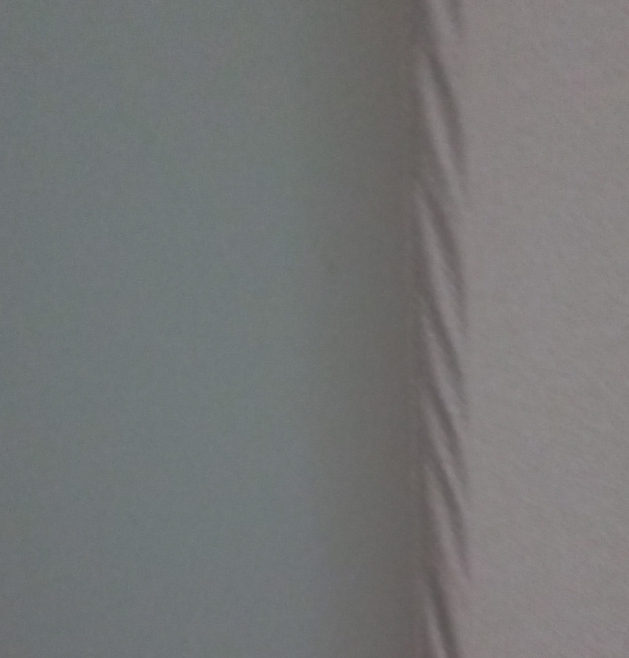
#> input picture proj1/open/train/가구수정/0.png, 629 x 658 px; its folder holds only this picture in this run; the run also reads 1 picture not shown here
$ jupyter execute --allow-errors cnn_imgConvert.ipynb
#> lines starting #> are read from the running program, lines starting #| are printed output that depends on the picture; after the words box and inside, x2 and y2 are one past the last pixel; in counts of white or black regions, pixels touching at a corner belong together
[cell 1]
import os
import cv2 as cv
import numpy as np
import pandas as pd
import matplotlib.pyplot as plt
import seaborn as sns
import plotly.express as px
import warnings
warnings.filterwarnings('ignore')

from sklearn.metrics import confusion_matrix
from sklearn.model_selection import train_test_split

from tensorflow.keras.models import Sequential , load_model
from tensorflow.keras.layers import Dense, Conv2D, MaxPooling2D, Flatten, Dropout
from tensorflow.keras.callbacks import ModelCheckpoint, EarlyStopping
from keras.preprocessing.image import ImageDataGenerator
from tensorflow.keras.utils import to_categorical
from keras.applications import ResNet50 , ResNet101, ResNet152

[cell 2]
# 한글 깨짐 방지
# plt.rc('font', family='AppleGothic')
# plt.rcParams['axes.unicode_minus'] = False
import matplotlib
from matplotlib import font_manager, rc
import platform
if platform.system()=="Windows":
    font_name=font_manager.FontProperties(fname="c:/Windows/Fonts/malgun.ttf").get_name()
    rc('font', family=font_name)
matplotlib.rcParams['axes.unicode_minus']=False

[cell 3]
###################################################### 실행 안함. 자동완성용

from keras.models import Sequential, load_model
from keras.layers import Dense, Conv2D, MaxPooling2D, Flatten, Dropout
from keras.callbacks import ModelCheckpoint, EarlyStopping
from keras.utils import to_categorical
######################################################

[cell 4]
folder_list = os.listdir('/Users/goflv/workspace/ai_service/ai/team_project/dobae_git/wallpaperDefect/proj1/open/train')
# folder_list.remove('.DS_Store')

data = []
pic_count = []

for folder_name in folder_list:
    folder_path = '/Users/goflv/workspace/ai_service/ai/team_project/dobae_git/wallpaperDefect/proj1/open/train/' + folder_name

    image_list = os.listdir(folder_path)
    list_len = len(image_list)
    pic_count.append(list_len)

    for image_name in image_list:
        image_path = folder_path +'/' + image_name
        img_array = np.fromfile(image_path, np.uint8)
        img = cv.imdecode(img_array, cv.IMREAD_COLOR)
#> img is the input picture: shape (658, 629, 3); mean B, G, R 118.2, 118.3, 117.1
        resize = cv.resize(img, (400,400), interpolation=cv.INTER_CUBIC)
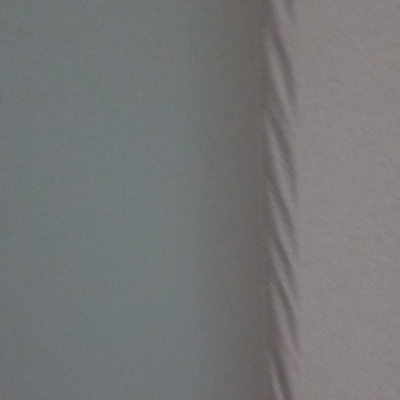
#> resize: shape (400, 400, 3); mean B, G, R 118.2, 118.3, 117.1
        blur = cv.bilateralFilter(resize, 10,75,75)
        gray = cv.cvtColor(blur, cv.COLOR_BGR2GRAY)
        threshold, thresh = cv.threshold(gray,150, 255, cv.THRESH_BINARY)
#> thresh: shape (400, 400); every value is 0
        data.append(gray)
#> pass 2 of the loop `for folder_name in folder_list:`:
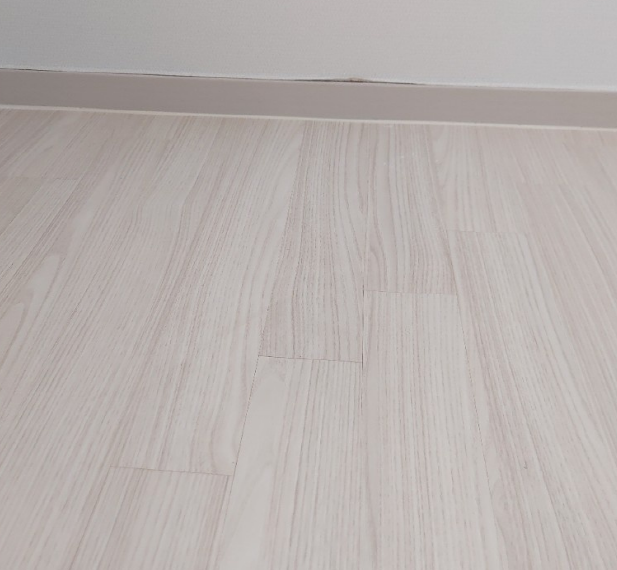
#> input picture proj1/open/train/걸레받이수정/112.png, 617 x 570 px
#> img is the input picture: shape (570, 617, 3); mean B, G, R 174.4, 177, 183.9
#> `resize = cv.resize(img, (400,400), interpolation=cv.INTER_CUBIC)`:
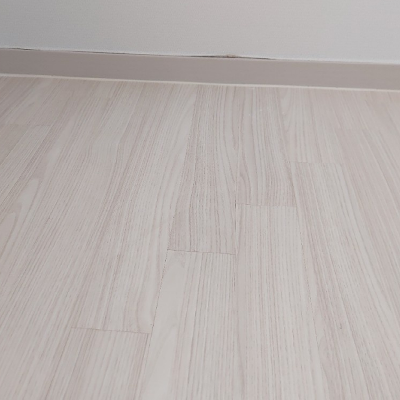
#> resize: shape (400, 400, 3); mean B, G, R 174.4, 177, 183.9
#> `threshold, thresh = cv.threshold(gray,150, 255, cv.THRESH_BINARY)`:
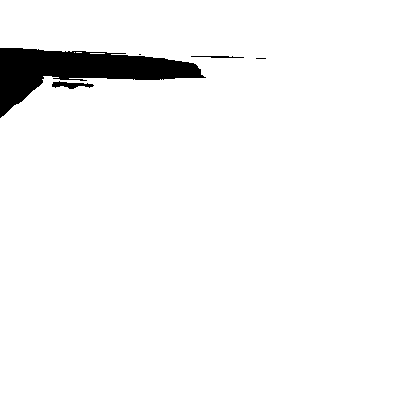
#> thresh: shape (400, 400); 96.1% white; 5 black regions (2 under 20 px), largest, box (x1, y1, x2, y2) and area: (0, 48, 206, 118) 5902, (52, 81, 94, 89) 175, (191, 56, 244, 58) 72
#> pass 3 of the loop `for folder_name in folder_list:`:
#> image_list = ['86.png']
#> list_len = 1
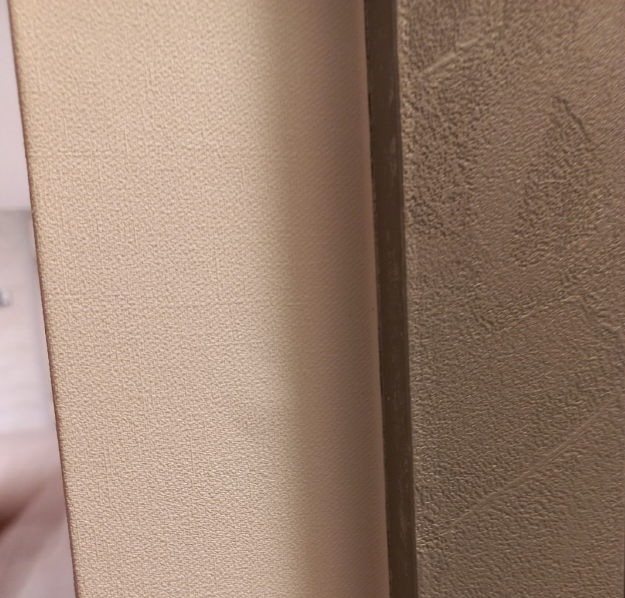
#> input picture proj1/open/train/면불량/86.png, 625 x 598 px
#> img is the input picture: shape (598, 625, 3); mean B, G, R 112, 128.9, 154.1
#> `threshold, thresh = cv.threshold(gray,150, 255, cv.THRESH_BINARY)`:
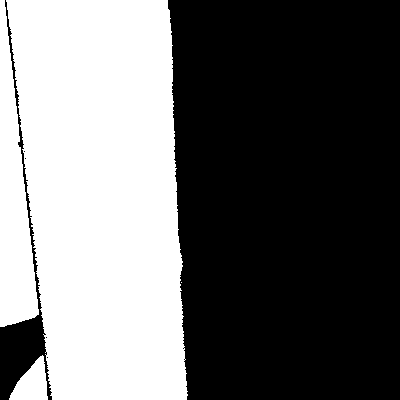
#> thresh: shape (400, 400); 42.3% white; 4 white regions (1 under 20 px), largest, box (x1, y1, x2, y2) and area: (6, 0, 188, 400) 59462, (0, 0, 39, 327) 7166, (9, 355, 48, 400) 1039

answer = []
for idx, nm in enumerate(folder_list):
        answer += [nm] * pic_count[idx]
#> this loop made 3 passes
#> answer on passes 1 to 3: ['가구수정'], ['가구수정', '걸레받이수정', '걸레받이수정'], ['가구수정', '걸레받이수정', '걸레받이수정', '면불량']

[cell 5]
num=2348
#> (the rest of this cell did not finish here and is left out)

#> (a cell that did not finish here is left out)

[cell 7]
def img_show(folder_name, image_name):
#> called with folder_name = '면불량', image_name = '86.png'
    folder_path = '/Users/goflv/workspace/ai_service/ai/team_project/dobae_git/wallpaperDefect/proj1/open/train/'
    image_path = folder_path +'/' + folder_name +'/' + image_name
    img_array = np.fromfile(image_path, np.uint8)
    global img
    img = cv.imdecode(img_array, cv.IMREAD_COLOR)
    img = cv.cvtColor(img, cv.COLOR_BGR2GRAY)
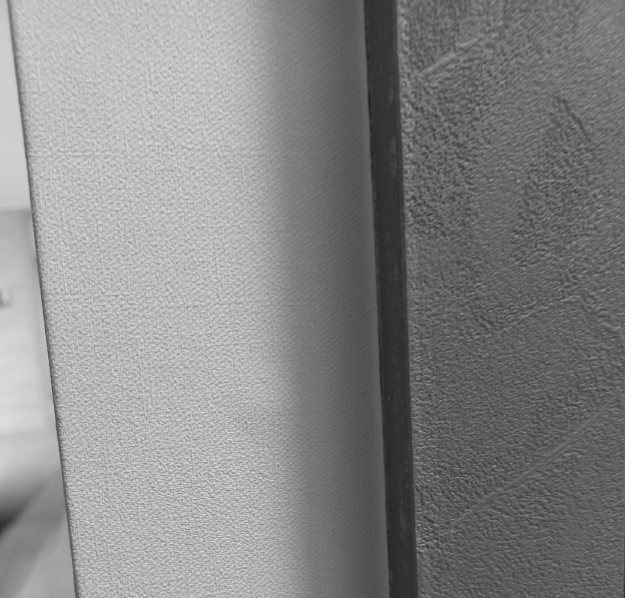
#> img: shape (598, 625); min 30, max 234, mean 134.6
    plt.title(folder_name+', '+image_name)
    plt.imshow(img,'gray')

[cell 8]
img_show('면불량','86.png')

blur = cv.bilateralFilter(img, 10,30,30)
#> blur: shape (598, 625)
threshold1, thresh1 = cv.threshold(img,150, 255, cv.THRESH_BINARY)
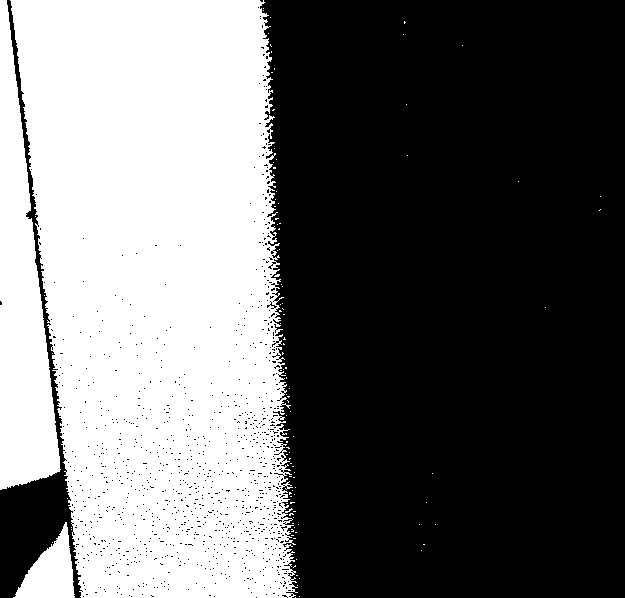
#> thresh1: shape (598, 625); 41.8% white; 106 white regions (103 under 20 px), largest, box (x1, y1, x2, y2) and area: (10, 0, 298, 598) 136961, (0, 0, 61, 490) 16669, (13, 522, 75, 598) 2448
threshold2, thresh2 = cv.threshold(blur,150, 255, cv.THRESH_BINARY)
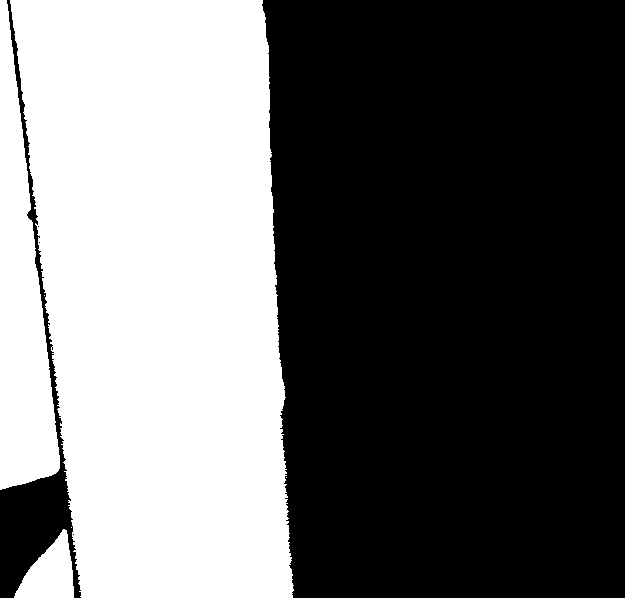
#> thresh2: shape (598, 625); 42.2% white; 6 white regions (3 under 20 px), largest, box (x1, y1, x2, y2) and area: (10, 0, 294, 598) 138785, (0, 0, 60, 490) 16681, (14, 529, 74, 598) 2413

imgs = {'Original': img, 'bilateralFilter':blur,
       'THRESH_BINARY': thresh1, 'bilateralFilter+THRESH_BINARY':thresh2}
for i, (k, v) in enumerate(imgs.items()):
    plt.subplot(2,2,i+1)
    plt.title(k)
    plt.imshow(v,'gray')
    plt.xticks([]),plt.yticks([])
#> this loop made 4 passes

[cell 9]
img_show('면불량','86.png')

ret, th1 = cv.threshold(img, 0, 255, cv.THRESH_BINARY | cv.THRESH_OTSU)
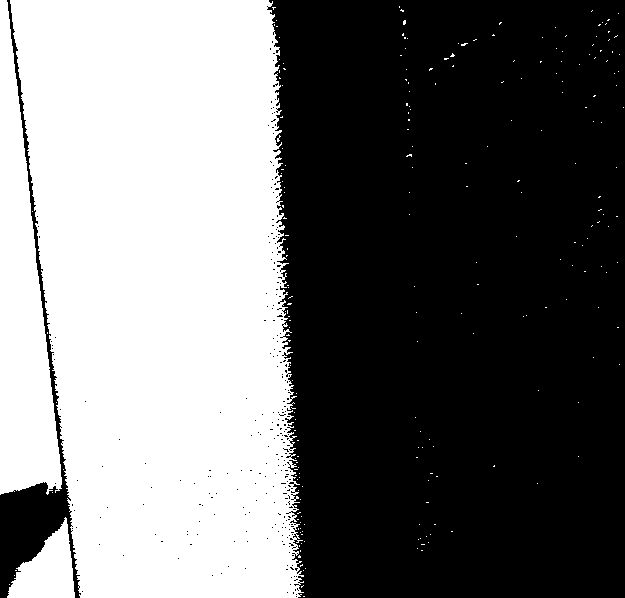
#> th1: shape (598, 625); 43.9% white; 227 white regions (224 under 20 px), largest, box (x1, y1, x2, y2) and area: (10, 0, 304, 598) 143247, (0, 0, 62, 495) 17241, (7, 517, 75, 598) 3064
#> ret = 139
#> (the rest of this cell did not finish here and is left out)

[cell 10]
img_show('면불량','89.png')
#> call 3 of img_show, with folder_name = '면불량', image_name = '89.png'
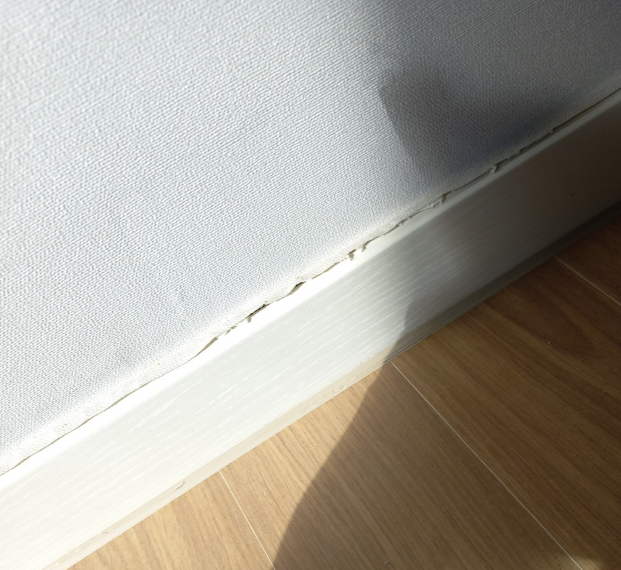
#> input picture proj1/open/train/걸레받이수정/89.png, 621 x 570 px
#> in img_show, img is the input picture: shape (570, 621, 3); mean B, G, R 150.9, 160.3, 164.9


blur = cv.bilateralFilter(img, 10,30,30)
#> blur: shape (570, 621)
canny1 = cv.Canny(img, 50, 100)
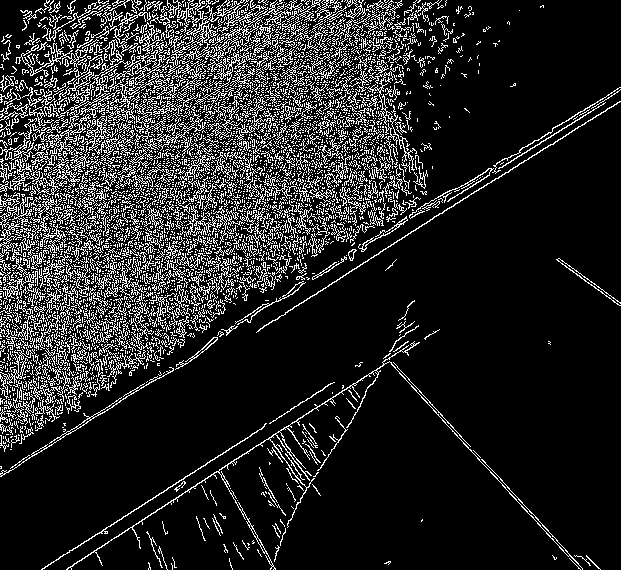
#> canny1: shape (570, 621); 14.9% white in thin lines or dots
canny2 = cv.Canny(blur, 50, 100)
#> canny2: shape (570, 621); 0.69% white in thin lines or dots, all inside (x1, y1, x2, y2) = (12, 47, 620, 570)
dilated1 = cv.dilate(canny1, (7, 7), iterations=3)
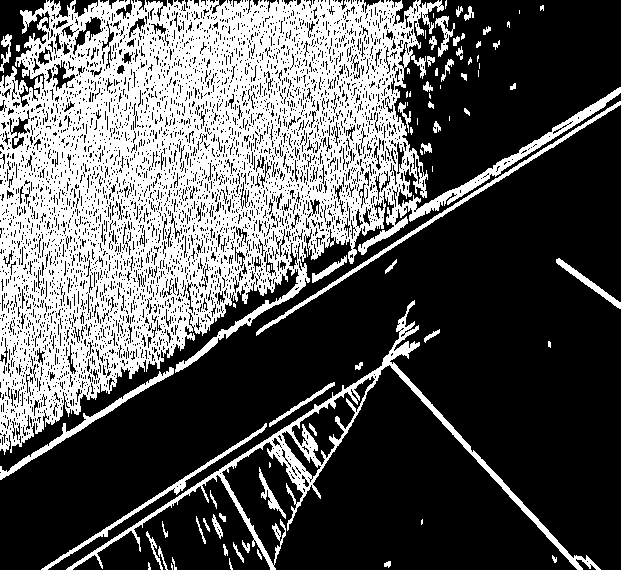
#> dilated1: shape (570, 621); 35.1% white; 80 white regions (28 under 20 px), largest, box (x1, y1, x2, y2) and area: (0, 0, 621, 455) 109272, (66, 300, 601, 570) 6989, (256, 101, 621, 336) 1680
eroded1 = cv.erode(dilated1, (7, 7), iterations=3)
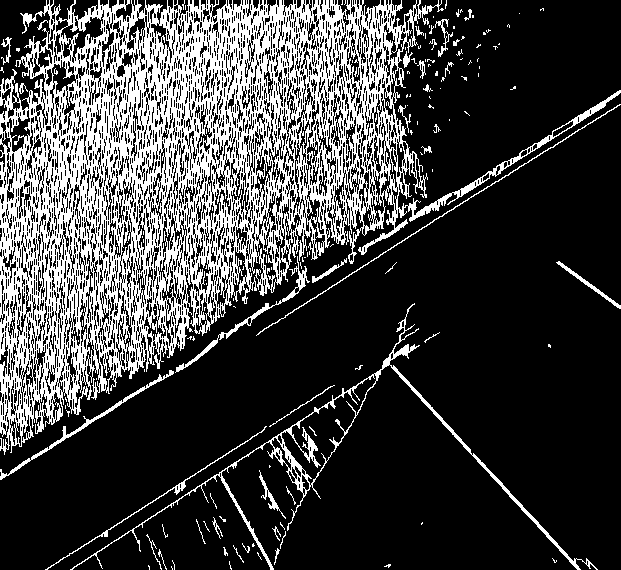
#> eroded1: shape (570, 621); 25.3% white; 218 white regions (181 under 20 px), largest, box (x1, y1, x2, y2) and area: (0, 0, 621, 455) 80546, (70, 303, 598, 570) 3701, (175, 256, 310, 373) 734
dilated2 = cv.dilate(canny2, (7, 7), iterations=3)
#> dilated2: shape (570, 621); 1.8% white; 28 white regions (6 under 20 px), largest, box (x1, y1, x2, y2) and area: (67, 302, 412, 570) 2254, (332, 102, 620, 287) 1309, (12, 414, 100, 473) 542
eroded2 = cv.erode(dilated2, (7, 7), iterations=3)
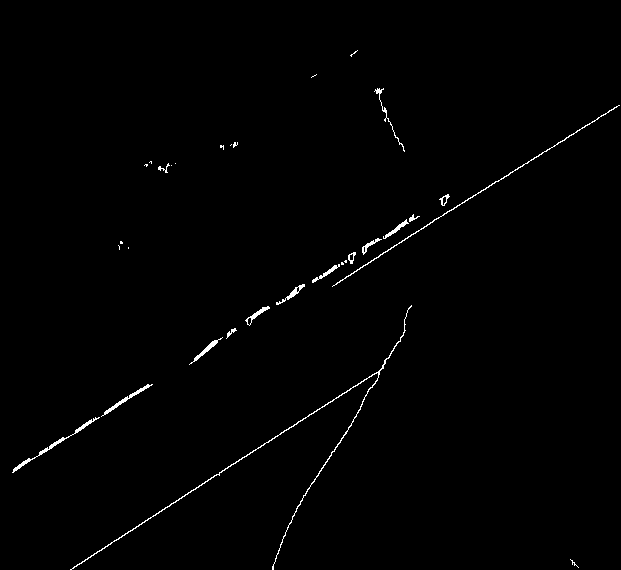
#> eroded2: shape (570, 621); 0.81% white in thin lines or dots, all inside (x1, y1, x2, y2) = (12, 50, 620, 570)


imgs = {'Original': img, 'canny':canny1,
       'canny+dilated+eroded':eroded1, 'blur+canny+dilated+eroded':eroded2}
for i, (k, v) in enumerate(imgs.items()):
    plt.subplot(2,2,i+1)
    plt.title(k)
    plt.imshow(v,'gray')
    plt.xticks([]),plt.yticks([])
#> this loop made 4 passes
